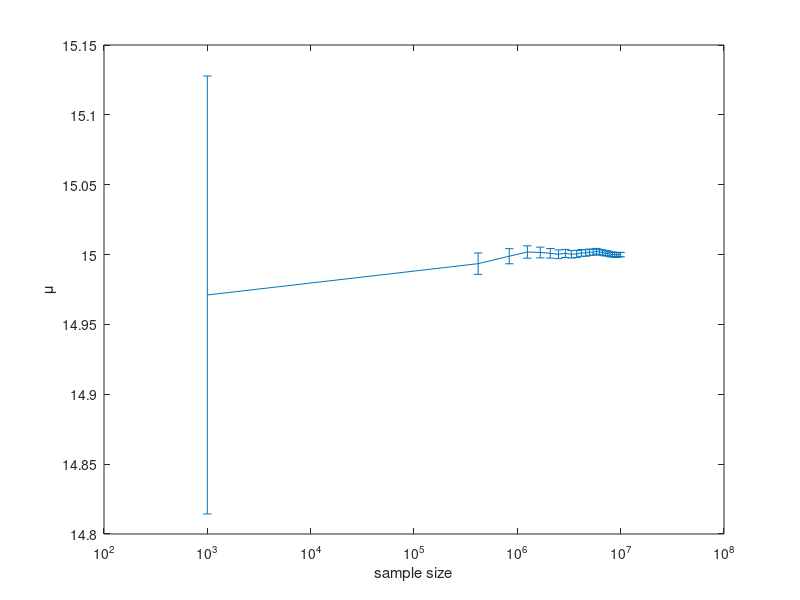
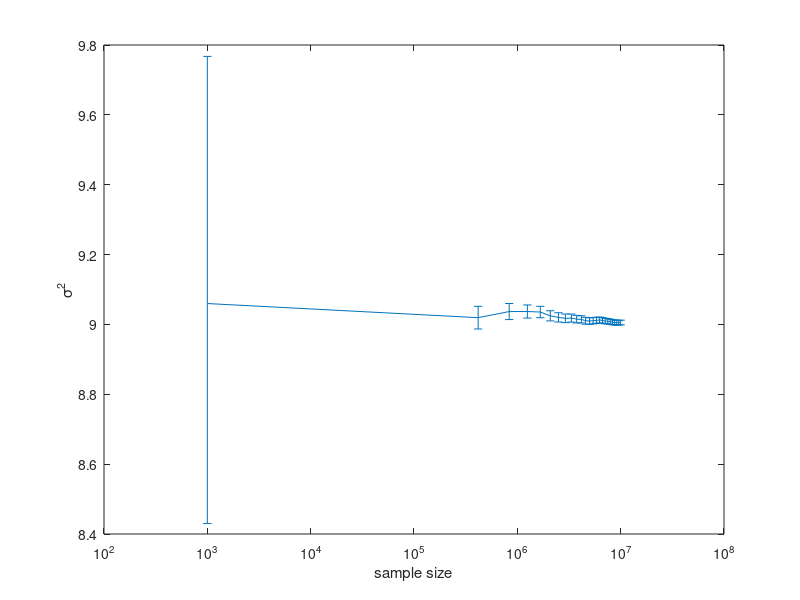

These charts were generated, in order, by the following MATLAB code:
general_sample_size = 1e7;
min_sample_size = 1e3;
mu = 15;
sigma = 3;
alpha = 0.9;
X = random('Normal', mu, sigma, [1, general_sample_size]);
nVec = linspace(min_sample_size, general_sample_size, 25);
sample_mean = zeros(size(nVec));
sample_variance = zeros(size(nVec));
left_mean = zeros(size(nVec));
right_mean = zeros(size(nVec));
left_var = zeros(size(nVec));
right_var = zeros(size(nVec));

for i = 1:length(nVec)
    sample_mean(i) = mean(X(1:nVec(i)));
    sample_variance(i) = var(X(1:nVec(i)));
    
    t = tinv((1 - alpha)/2, nVec(i) - 1);
    left_mean(i) = sample_mean(i) - (sample_variance(i) / nVec(i)) ^ 0.5 * t;
    right_mean(i) = sample_mean(i) + (sample_variance(i) / nVec(i)) ^ 0.5 * t;
    
    left_chi = chi2inv((1+alpha)/2, nVec(i) - 1);
    right_chi = chi2inv((1 - alpha)/2, nVec(i) - 1);
    
    left_var(i) = (nVec(i) - 1) * (sample_variance(i))/ (left_chi);
    right_var(i) = (nVec(i) - 1) * (sample_variance(i)) / (right_chi);
end

errorbar(nVec, sample_mean, sample_mean-left_mean, right_mean - sample_mean);
set(gca,'Xscale','log');
xlabel('sample size');
ylabel('\mu');
figure;

errorbar(nVec, sample_variance, sample_variance-left_var, right_var - sample_variance);
xlabel('sample size');
ylabel('\sigma^2');
set(gca,'Xscale','log');


